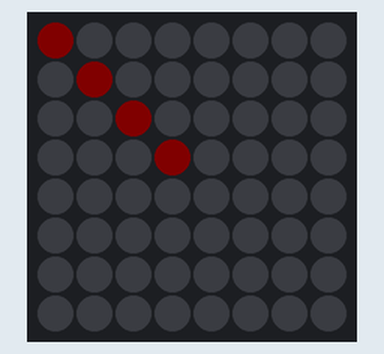
Simulated run of this sketch. Board: ESP32. Shown: 8×8 RGB LED matrix (first LED top left, wired row by row). Dim RGB values are drawn brighter than linear; WiFi joins after 1.5 s; servers stay silent unless stated; what the sketch prints to the serial monitor is not drawn.

Above: at 1.2 s.
At 2.5 s:
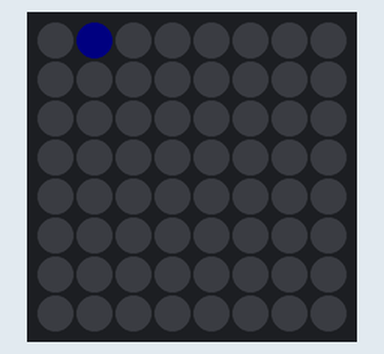
At 5.0 s:
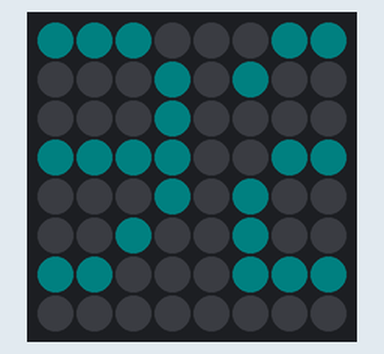
At 7.8 s:
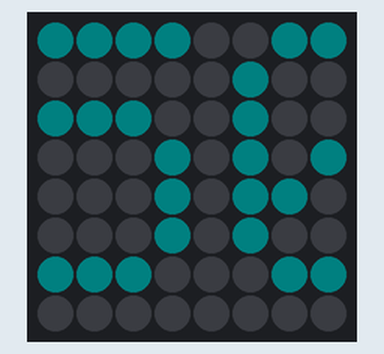
At 10.4 s:
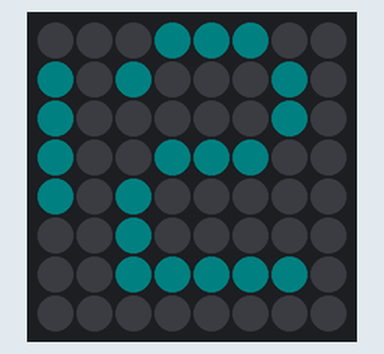
At 13.3 s:
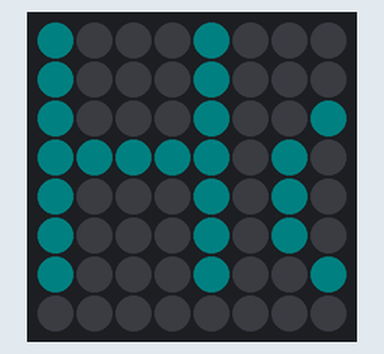

Measured:
- what the display in image 5 shows lasts 2.0 s, from 13.3 s to 15.3 s

The sketch:

HowdyTTS_LED_Matrix.ino
```cpp
#include <WiFi.h>
#include <WebServer.h>
#include <ESPmDNS.h>
#include <Adafruit_GFX.h>
#include <Adafruit_NeoMatrix.h>
#include <Adafruit_NeoPixel.h>

// WiFi credentials
const char* ssid = "REPLACEWITHSSID";
const char* password = "REPLACEWITHPASS";
const char* hostname = "HowdyLED";

// Matrix setup - using exact same settings as Waveshare demo
#define RGB_Control_PIN 14
#define BRIGHTNESS 5

// Web server
WebServer server(80);

// Initialize the matrix using Waveshare's working configuration
Adafruit_NeoMatrix matrix = Adafruit_NeoMatrix(8, 8, RGB_Control_PIN,
  NEO_MATRIX_TOP     + NEO_MATRIX_RIGHT +
  NEO_MATRIX_COLUMNS + NEO_MATRIX_PROGRESSIVE,
  NEO_GRB            + NEO_KHZ800);

// Scrolling text variables
int x = matrix.width(); // Current position of text
String currentMessage = "Say 'Hey Howdy' to start a conversation.";
String currentState = "waiting";
unsigned long stateChangeTime = 0; // Time when state was last changed
const uint16_t colors[] = {
  matrix.Color(0, 255, 0),   // Green for "waiting"
  matrix.Color(0, 0, 255),   // Blue for "listening"
  matrix.Color(255, 165, 0), // Orange for "thinking"
  matrix.Color(255, 0, 0),   // Red for "ending"
  matrix.Color(255, 255, 0)  // Yellow for "speaking"
};
uint16_t currentColor = colors[0];

// IP display control variables
bool showingIP = false;
int ipScrollCount = 0;
const int MAX_IP_SCROLLS = 2; // Number of times to scroll IP

// URL Decoding function to convert %xx escape sequences
String urlDecode(String input) {
  String decoded = "";
  char temp[] = "00"; // Holds the two hex characters
  unsigned int len = input.length();
  unsigned int i = 0;

  while (i < len) {
    char c = input[i];
    if (c == '%' && i + 2 < len) {
      // Get the two hex chars
      temp[0] = input[i + 1];
      temp[1] = input[i + 2];
      // Convert hex to decimal
      decoded += (char)strtol(temp, NULL, 16);
      // Skip the next two characters
      i += 3;
    }
    else if (c == '+') {
      // Convert '+' to space
      decoded += ' ';
      i++;
    }
    else {
      // Regular character
      decoded += c;
      i++;
    }
  }

  return decoded;
}

// Helper function to calculate text width from Waveshare demo
int getCharWidth(char c) {
  if (c == 'i' || c == 'l' || c == '!' || c == '.') {
    return 3;
  } else {
    return 5;
  }
}

int getStringWidth(const String& str) {
  int width = 0;
  int length = str.length();

  for (int i = 0; i < length; i++) {
    width += getCharWidth(str.charAt(i));
    width += 1;
  }
  return width;
}

void setup() {
  // Delay for stability
  delay(1000);

  Serial.begin(115200);
  Serial.println("\nHowdyTTS Matrix Controller (Waveshare Version)");

  // Initialize the matrix with EXACT Waveshare settings
  matrix.begin();
  matrix.setTextWrap(false);
  matrix.setBrightness(BRIGHTNESS);
  matrix.setTextColor(currentColor);

  // Show a test pattern
  for (int i = 0; i < 8; i++) {
    matrix.drawPixel(i, i, matrix.Color(255, 0, 0));
    matrix.show();
    delay(50);
  }

  // Connect to WiFi
  connectToWiFi();

  // Setup web server endpoints
  server.on("/state", HTTP_POST, handleStateUpdate);
  server.on("/speak", HTTP_POST, handleSpeakUpdate); // New endpoint for speaking state
  server.on("/", HTTP_GET, handleRoot);
  server.begin();

  Serial.println("HTTP server started");

  // Display initial message
  updateMessage("waiting");
  stateChangeTime = millis();
}

void loop() {
  server.handleClient();

  // Check if we need to auto-switch from "ending" to "waiting" after 10 seconds
  if (currentState == "ending" && (millis() - stateChangeTime >= 10000)) {
    updateMessage("waiting");
    stateChangeTime = millis();
  }

  scrollText();
  delay(50); // Controls scroll speed
}

void connectToWiFi() {
  Serial.print("Connecting to WiFi");

  // Set hostname before connecting
  WiFi.setHostname(hostname);
  WiFi.begin(ssid, password);

  // Try to connect for up to 20 seconds
  int attempts = 0;
  while (WiFi.status() != WL_CONNECTED && attempts < 40) {
    delay(500);
    Serial.print(".");

    // Display a dot pattern during connection attempt
    matrix.fillScreen(0);
    matrix.drawPixel(attempts % 8, attempts / 8, matrix.Color(0, 0, 255));
    matrix.show();

    attempts++;
  }

  if (WiFi.status() == WL_CONNECTED) {
    Serial.println("\nWiFi connected!");
    Serial.print("IP address: ");
    Serial.println(WiFi.localIP());

    // Setup mDNS responder
    if (MDNS.begin(hostname)) {
      Serial.println("mDNS responder started");
      Serial.print("Device can be reached at: http://");
      Serial.print(hostname);
      Serial.println(".local");

      // Add service to mDNS
      MDNS.addService("http", "tcp", 80);
    } else {
      Serial.println("Error setting up mDNS responder!");
    }

    // Show IP separately for exactly two scrolls
    String ipMsg = "IP: " + WiFi.localIP().toString();
    displayScrollingText(ipMsg, matrix.Color(0, 255, 255), 2);

    // Show hostname
    displayStaticText(hostname, matrix.Color(0, 255, 255));
    delay(2000);
  } else {
    Serial.println("\nWiFi connection failed!");

    // Display failure message
    displayStaticText("WiFi Fail", matrix.Color(255, 0, 0));
    delay(3000);
  }
}

void displayStaticText(String text, uint16_t color) {
  matrix.fillScreen(0);
  matrix.setCursor(0, 0);
  matrix.setTextColor(color);
  matrix.print(text);
  matrix.show();
}

// New function to display scrolling text a specific number of times
void displayScrollingText(String text, uint16_t color, int scrollCount) {
  int textWidth = getStringWidth(text);
  int scrollPosition = matrix.width();
  int completedScrolls = 0;

  matrix.setTextColor(color);

  // Continue scrolling until we've completed the requested number of scrolls
  while (completedScrolls < scrollCount) {
    matrix.fillScreen(0);
    matrix.setCursor(scrollPosition, 0);
    matrix.print(text);
    matrix.show();

    scrollPosition--;

    // If text has scrolled off left completely, reset to right side and count a completed scroll
    if (scrollPosition < -textWidth) {
      scrollPosition = matrix.width();
      completedScrolls++;
    }

    delay(50); // Controls scroll speed
  }
}

void handleRoot() {
  String html = "<html><head><meta name='viewport' content='width=device-width, initial-scale=1'>";
  html += "<title>HowdyTTS LED Matrix</title>";
  html += "<style>body{font-family:Arial;text-align:center;margin-top:50px;background-color:#f0f0f0;}";
  html += "button{background-color:#4CAF50;color:white;padding:10px 24px;border:none;border-radius:4px;margin:5px;cursor:pointer;}";
  html += "button:hover{background-color:#45a049;}</style></head><body>";
  html += "<h1>HowdyTTS LED Matrix Control</h1>";
  html += "<h2>Current state: " + currentState + "</h2>";
  html += "<h3>Message: \"" + currentMessage + "\"</h3>";
  html += "<h3>IP: " + WiFi.localIP().toString() + " (" + hostname + ".local)</h3>";
  html += "<div><button onclick=\"fetch('/state',{method:'POST',body:new URLSearchParams({state:'waiting'})}).then(()=>location.reload())\">Set Waiting</button>";
  html += "<button onclick=\"fetch('/state',{method:'POST',body:new URLSearchParams({state:'listening'})}).then(()=>location.reload())\">Set Listening</button>";
  html += "<button onclick=\"fetch('/state',{method:'POST',body:new URLSearchParams({state:'thinking'})}).then(()=>location.reload())\">Set Thinking</button>";
  html += "<button onclick=\"fetch('/state',{method:'POST',body:new URLSearchParams({state:'ending'})}).then(()=>location.reload())\">Set Ending</button>";
  html += "<button onclick=\"fetch('/speak',{method:'POST',body:new URLSearchParams({text:'Test speaking text'})}).then(()=>location.reload())\">Test Speaking</button></div>";
  html += "</body></html>";

  server.send(200, "text/html", html);
}

void handleStateUpdate() {
  if (server.hasArg("state")) {
    String state = server.arg("state");

    if (state == "listening" || state == "thinking" ||
        state == "ending" || state == "waiting") {
      updateMessage(state);
      stateChangeTime = millis(); // Update state change time
      server.send(200, "text/plain", "State updated to: " + state);
    } else {
      server.send(400, "text/plain", "Invalid state parameter");
    }
  } else {
    server.send(400, "text/plain", "Missing state parameter");
  }
}

// Updated handler for speaking state with URL decoding
void handleSpeakUpdate() {
  if (server.hasArg("text")) {
    String speakText = server.arg("text");

    // Decode URL-encoded text
    speakText = urlDecode(speakText);

    // Update to speaking state with provided text
    currentState = "speaking";
    currentMessage = speakText;
    currentColor = colors[4]; // Yellow color for speaking

    // Update text color
    matrix.setTextColor(currentColor);

    // Reset position to start scrolling from the right
    x = matrix.width();

    stateChangeTime = millis(); // Update state change time

    Serial.println("State changed to: speaking");
    Serial.println("Message: " + currentMessage);

    server.send(200, "text/plain", "Speaking text set to: " + speakText);
  } else {
    server.send(400, "text/plain", "Missing text parameter");
  }
}

void updateMessage(String state) {
  currentState = state;

  // Set color and message based on state - no IP address in messages
  if (state == "waiting") {
    currentColor = colors[0];  // Green
    currentMessage = "Say 'Hey Howdy' to start a conversation.";
  } else if (state == "listening") {
    currentColor = colors[1];  // Blue
    currentMessage = "Listening";
  } else if (state == "thinking") {
    currentColor = colors[2];  // Orange
    currentMessage = "Thinking";
  } else if (state == "ending") {
    currentColor = colors[3];  // Red
    currentMessage = "Later Space Cowboy";
  }

  // Update text color
  matrix.setTextColor(currentColor);

  // Reset position to start scrolling from the right
  x = matrix.width();

  Serial.println("State changed to: " + state);
  Serial.println("Message: " + currentMessage);
}

void scrollText() {
  // Using Waveshare's approach, which is working in their demo
  matrix.fillScreen(0);
  matrix.setCursor(x, 0);
  matrix.print(currentMessage);

  // Move position for scrolling
  x--;

  // If text has scrolled off left completely, reset to right side
  if (x < -getStringWidth(currentMessage)) {
    x = matrix.width();
  }

  // Show the updated display
  matrix.show();
}
```
